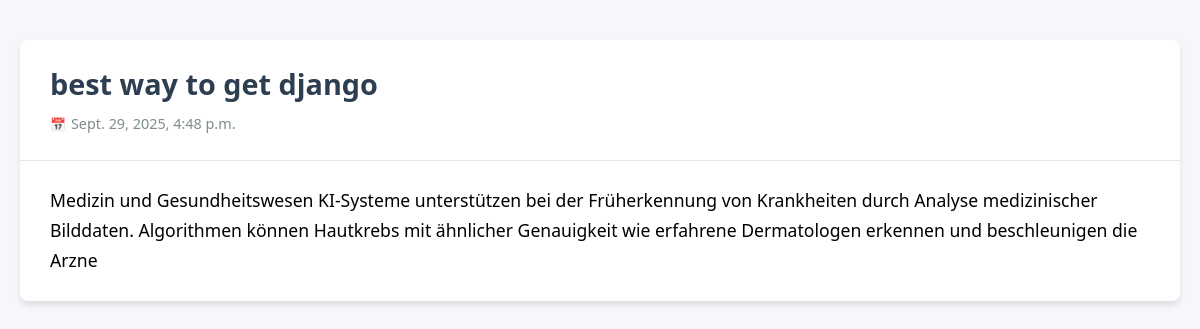
Screenshot of /post/2 with the database file from the repository.
### posts/models.py (models this page shows)
class Post(models.Model):
    title = models.CharField(max_length=100)
    body = models.CharField(max_length=10000000)
    created_at = models.DateTimeField(default=datetime.now, blank=True)

### posts/views.py (the view)
# urls.py: path('post/<str:pk>', views.post, name='post'),
def post(request, pk):
    posts = Post.objects.get(id=pk)
    return render(request, 'posts.html', {'posts': posts})

### templates/posts.html (shortened to what this page needs)
<!DOCTYPE html>
<html lang="en">
<head>
</head>
<body>
    <div class="container">
        <div class="blog-container">
            <div class="post">
                <div class="post-header">
                    <h2 class="post-title">{{ posts.title }}</h2>
                    <div class="post-meta">
                        <span class="post-date">{{ posts.created_at }}</span>
                    </div>
                </div>
                <div class="post-body">
                    <p style ="text-decoration: none; color: black" href="#">
                        {{ posts.body }}
                    </p>
                </div>
            </div>
        </div>
    </div>
</body>
</html>

### templates/posts.html (style rules this page uses)
:root { --primary-color: #2c3e50; --secondary-color: #3498db; --accent-color: #e74c3c; --text-color: #333; --light-gray: #f5f7fa; --medium-gray: #e0e6ed; --dark-gray: #7f8c8d; --white: #ffffff; --shadow: 0 4px 6px rgba(0, 0, 0, 0.1); --border-radius: 8px; --transition: all 0.3s ease; }
* { margin: 0; padding: 0; box-sizing: border-box; }
body { font-family: 'Segoe UI', Tahoma, Geneva, Verdana, sans-serif; line-height: 1.6; color: var(--text-color); background-color: var(--light-gray); padding: 0; margin: 0; }
.container { max-width: 1200px; margin: 0 auto; padding: 0 20px; }
.blog-container { display: flex; flex-direction: column; gap: 30px; padding: 40px 0; }
.post { background-color: var(--white); border-radius: var(--border-radius); box-shadow: var(--shadow); overflow: hidden; transition: var(--transition); }
.post-header { padding: 25px 30px 10px; border-bottom: 1px solid var(--medium-gray); }
.post-title { color: var(--primary-color); font-size: 1.8rem; margin-bottom: 10px; font-weight: 700; line-height: 1.3; }
.post-meta { display: flex; align-items: center; color: var(--dark-gray); font-size: 0.9rem; margin-bottom: 15px; }
.post-date { display: flex; align-items: center; gap: 5px; }
.post-date::before { content: "📅"; font-size: 0.8rem; }
.post-body { padding: 25px 30px; font-size: 1.1rem; line-height: 1.7; }
.post-body p { margin-bottom: 15px; }
.post-body p:last-child { margin-bottom: 0; }

### rows the page displays
Post: title "best way to get django", created_at "Sept. 29, 2025, 4:48 p.m.", body "Medizin und Gesundheitswesen KI-Systeme unterstützen bei der Früherkennung von Krankheiten durch Analyse medizinischer Bilddaten. Algorithmen können Hautkrebs mit ähnlicher Genauigkeit wie erfahrene Dermatologen erkennen und beschleunigen die Arzne"
